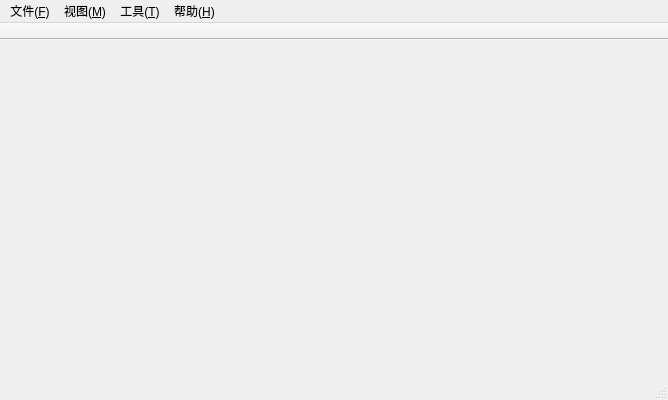
<?xml version="1.0" encoding="UTF-8"?>
<ui version="4.0">
 <class>MainWindow</class>
 <widget class="QMainWindow" name="MainWindow">
  <property name="geometry">
   <rect>
    <x>0</x>
    <y>0</y>
    <width>668</width>
    <height>400</height>
   </rect>
  </property>
  <property name="font">
   <font>
    <family>Bodoni MT</family>
    <weight>50</weight>
    <italic>false</italic>
    <bold>false</bold>
    <underline>false</underline>
   </font>
  </property>
  <property name="windowTitle">
   <string>MainWindow</string>
  </property>
  <property name="styleSheet">
   <string notr="true">QScrollBar
{
	background-color:#F0F1EF; 
	width: 10px;
	margin: 10px 0 10px 0;
}
QScrollBar::handle:vertical
{
	background-color:rgba(214,214,214,70%);
    width:9px;
	min-height: 20px;
    border-radius:5px;
}
QScrollBar::handle:vertical:hover
{
	background-color:rgba(200,200,200,95%);
    width:9px;
	min-height: 20px;
    border-radius:5px;
}
QScrollBar::handle:vertical:pressed
{ 
	background-color:rgba(180,180,180,100%);
    width:9px;
	min-height: 20px;
    border-radius:5px;
}
QScrollBar::add-line:vertical 
{
background:rgb(247,247,247);
border-image: url(:/icon/down.png); 
height: 10px; 
subcontrol-position: bottom;
subcontrol-origin: margin;
}
QScrollBar::sub-line:vertical 
{
background:rgb(247,247,247);
border-image: url(:/icon/up.png);
height: 10px;
subcontrol-position: top;
subcontrol-origin: margin;
}
QScrollBar::add-page:vertical
{
  	background-color:rgb(247,247,247);
}
QScrollBar::sub-page:vertical 
{
    background-color:rgb(247,247,247);
}
QScrollBar:horizontal 
{
      border: 0px solid grey;
      background: #F0F1EF;
      height: 10px;
      margin: 0px 10px 0 10px;
}
QScrollBar::handle:horizontal {
     background: rgb(214,214,214,70%);
      min-width: 20px;
	border-radius:5px;
}
QScrollBar::handle:horizontal:hover
{
	background-color:rgba(200,200,200,95%);
    width:9px;
	min-height: 20px;
   border-radius:5px;
}
QScrollBar::handle:horizontal:pressed
{ 
	background-color:rgba(180,180,180,100%);
    width:9px;
	min-height: 20px;
    border-radius:5px;
}
  QScrollBar::add-line:horizontal {
      border-image: url(:/icon/right.png); 
      background: rgb(247,247,247);
      width: 10px;
      subcontrol-position: right;
      subcontrol-origin: margin;
  }
QScrollBar::sub-line:horizontal 
{
      border-image: url(:/icon/left.png); 
      background: rgb(247,247,247);
      width: 10px;
      subcontrol-position: left;
      subcontrol-origin: margin;
 }
</string>
  </property>
  <property name="tabShape">
   <enum>QTabWidget::Triangular</enum>
  </property>
  <property name="dockNestingEnabled">
   <bool>true</bool>
  </property>
  <property name="dockOptions">
   <set>QMainWindow::AllowNestedDocks|QMainWindow::AllowTabbedDocks|QMainWindow::AnimatedDocks</set>
  </property>
  <widget class="QWidget" name="centralWidget">
   <property name="focusPolicy">
    <enum>Qt::NoFocus</enum>
   </property>
  </widget>
  <widget class="QMenuBar" name="menuBar">
   <property name="geometry">
    <rect>
     <x>0</x>
     <y>0</y>
     <width>668</width>
     <height>26</height>
    </rect>
   </property>
   <widget class="QMenu" name="File">
    <property name="title">
     <string>文件(&amp;F)</string>
    </property>
    <addaction name="actionOpenFile"/>
    <addaction name="separator"/>
    <addaction name="actionSaveFile"/>
    <addaction name="actionSaveAs"/>
    <addaction name="separator"/>
    <addaction name="actionExit"/>
   </widget>
   <widget class="QMenu" name="View">
    <property name="title">
     <string>视图(&amp;M)</string>
    </property>
    <addaction name="actionclear"/>
   </widget>
   <widget class="QMenu" name="Tool">
    <property name="title">
     <string>工具(&amp;T)</string>
    </property>
    <addaction name="actionEditHardware"/>
    <addaction name="actionDebug"/>
   </widget>
   <widget class="QMenu" name="Help">
    <property name="title">
     <string>帮助(&amp;H)</string>
    </property>
    <addaction name="action_description"/>
    <addaction name="action_about"/>
   </widget>
   <addaction name="File"/>
   <addaction name="View"/>
   <addaction name="Tool"/>
   <addaction name="Help"/>
  </widget>
  <widget class="MToolBar" name="mainToolBar">
   <property name="enabled">
    <bool>true</bool>
   </property>
   <property name="sizePolicy">
    <sizepolicy hsizetype="Preferred" vsizetype="Fixed">
     <horstretch>0</horstretch>
     <verstretch>0</verstretch>
    </sizepolicy>
   </property>
   <property name="windowTitle">
    <string>ToolBar</string>
   </property>
   <property name="movable">
    <bool>false</bool>
   </property>
   <property name="allowedAreas">
    <set>Qt::TopToolBarArea</set>
   </property>
   <property name="iconSize">
    <size>
     <width>45</width>
     <height>25</height>
    </size>
   </property>
   <property name="toolButtonStyle">
    <enum>Qt::ToolButtonIconOnly</enum>
   </property>
   <property name="floatable">
    <bool>false</bool>
   </property>
   <attribute name="toolBarArea">
    <enum>TopToolBarArea</enum>
   </attribute>
   <attribute name="toolBarBreak">
    <bool>false</bool>
   </attribute>
  </widget>
  <widget class="MStatusBar" name="statusBar">
   <property name="minimumSize">
    <size>
     <width>0</width>
     <height>22</height>
    </size>
   </property>
  </widget>
  <action name="actionOpenFile">
   <property name="text">
    <string>打开文件</string>
   </property>
  </action>
  <action name="actionExit">
   <property name="text">
    <string>退出</string>
   </property>
  </action>
  <action name="actionclear">
   <property name="text">
    <string>清空</string>
   </property>
  </action>
  <action name="actionEditHardware">
   <property name="text">
    <string>板编辑器</string>
   </property>
  </action>
  <action name="actionSaveFile">
   <property name="text">
    <string>保存文件</string>
   </property>
  </action>
  <action name="actionSaveAs">
   <property name="text">
    <string>另存</string>
   </property>
  </action>
  <action name="actionDebug">
   <property name="text">
    <string>调试窗口</string>
   </property>
  </action>
  <action name="action_description">
   <property name="text">
    <string>使用说明</string>
   </property>
  </action>
  <action name="action_about">
   <property name="text">
    <string>关于</string>
   </property>
  </action>
 </widget>
 <layoutdefault spacing="6" margin="11"/>
 <customwidgets>
  <customwidget>
   <class>MToolBar</class>
   <extends>QToolBar</extends>
   <header location="global">mclass/mtoolbar.h</header>
  </customwidget>
  <customwidget>
   <class>MStatusBar</class>
   <extends>QStatusBar</extends>
   <header location="global">mclass/mstatusbar.h</header>
  </customwidget>
 </customwidgets>
 <resources/>
 <connections/>
</ui>
